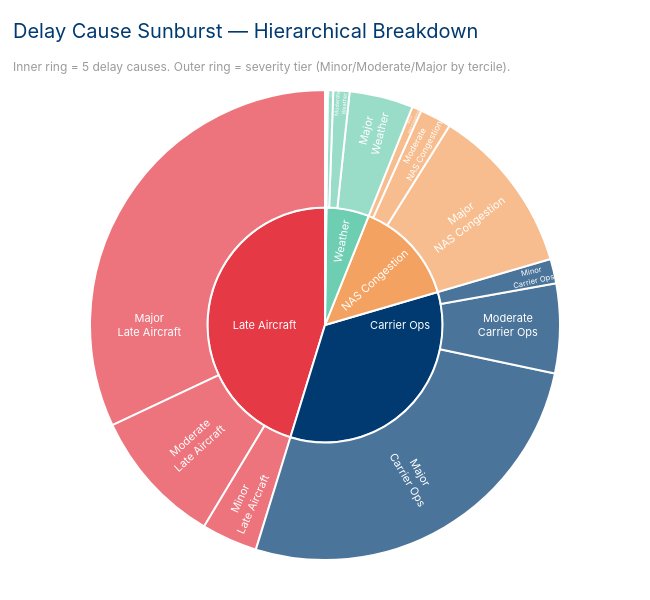

Notebook source saved alongside this figure:
### Markdown cell above
## Step 7: Delay cause breakdown

For flights that are delayed, the BTS dataset records the cause of delay in five
categories: Carrier, Weather, NAS (National Aviation System), Security, and Late Aircraft.
This breakdown helps us understand the root causes and relative importance of each factor.

### Code cell
cause_cols = ["CarrierDelay", "WeatherDelay", "NASDelay", "SecurityDelay", "LateAircraftDelay"]
cause_names = ["Carrier Ops", "Weather", "NAS Congestion", "Security", "Late Aircraft"]
cause_colors_map = {"Carrier Ops": NAVY, "Weather": TEAL, "NAS Congestion": AMBER,
                    "Security": "#7B2D8E", "Late Aircraft": CORAL}

delayed_df = df[df["DepDel15"] == 1]
cause_means = delayed_df[cause_cols].mean()

# Build sunburst WITHOUT a root — 5 causes at top level
labels, parents, values, colors_sb = [], [], [], []

# Level 1: causes (top level, parent="")
for name, col in zip(cause_names, cause_cols):
    labels.append(name)
    parents.append("")
    values.append(float(cause_means[col]))
    colors_sb.append(cause_colors_map[name])

# Level 2: severity tiers — parent values MUST equal sum of children
for name, col in zip(cause_names, cause_cols):
    data = delayed_df[delayed_df[col] > 0][col]
    if len(data) < 10:
        continue
    q33, q66 = data.quantile(0.33), data.quantile(0.66)
    total_min = float(cause_means[col])
    total_data = data.sum()
    if total_data <= 0:
        continue
    minor = (data[data <= q33].sum() / total_data) * total_min
    moderate = (data[(data > q33) & (data <= q66)].sum() / total_data) * total_min
    major = (data[data > q66].sum() / total_data) * total_min
    for sev, v in [("Minor", minor), ("Moderate", moderate), ("Major", major)]:
        labels.append(f"{sev}<br>{name}")
        parents.append(name)
        values.append(float(v))
        colors_sb.append(cause_colors_map[name])

fig = go.Figure(go.Sunburst(
    labels=labels, parents=parents, values=values,
    branchvalues="total",
    marker=dict(colors=colors_sb, line=dict(width=2, color="white")),
    textfont=dict(size=11, family="Inter", color="white"),
    hovertemplate="<b>%{label}</b><br>%{value:.2f} min<extra></extra>",
    insidetextorientation="radial",
    maxdepth=3,
    rotation=90,
))
fig.update_layout(
    title=dict(text="Delay Cause Sunburst — Hierarchical Breakdown",
               subtitle=dict(text="Inner ring = 5 delay causes. Outer ring = severity tier (Minor/Moderate/Major by tercile).",
                             font=dict(size=12, color=GRAY_MID))),
    height=600, width=650, margin=dict(t=90, b=40, l=40, r=40),
)
fig.show(config=CHART_CONFIG)

total = cause_means.sum()
print(f"\nDelay cause breakdown (mean minutes for delayed flights):")
for name, col in zip(cause_names, cause_cols):
    pct = cause_means[col] / total * 100
    print(f"  {name:25s}: {cause_means[col]:6.1f} min  ({pct:5.1f}%)")

### Figure 1 — Plotly figure (JSON) as saved in the notebook; plotly's stock layout.template omitted (floating-point values rounded to 4 significant figures)
{"data": [{"branchvalues": "total", "hovertemplate": "<b>%{label}</b><br>%{value:.2f} min<extra></extra>", "insidetextorientation": "radial", "labels": ["Carrier Ops", "Weather", "NAS Congestion", "Security", "Late Aircraft", "Minor<br>Carrier Ops", "Moderate<br>Carrier Ops", "Major<br>Carrier Ops", "Minor<br>Weather", "Moderate<br>Weather", "Major<br>Weather", "Minor<br>NAS Congestion", "Moderate<br>NAS Congestion", "Major<br>NAS Congestion", "Minor<br>Security", "Moderate<br>Security", "Major<br>Security", "Minor<br>Late Aircraft", "Moderate<br>Late Aircraft", "Major<br>Late Aircraft"], "marker": {"colors": ["#003A70", "#6ECEB2", "#F4A261", "#7B2D8E", "#E63946", "#003A70", "#003A70", "#003A70", "#6ECEB2", "#6ECEB2", "#6ECEB2", "#F4A261", "#F4A261", "#F4A261", "#7B2D8E", "#7B2D8E", "#7B2D8E", "#E63946", "#E63946", "#E63946"], "line": {"color": "white", "width": 2}}, "maxdepth": 3, "parents": ["", "", "", "", "", "Carrier Ops", "Carrier Ops", "Carrier Ops", "Weather", "Weather", "Weather", "NAS Congestion", "NAS Congestion", "NAS Congestion", "Security", "Security", "Security", "Late Aircraft", "Late Aircraft", "Late Aircraft"], "rotation": 90, "textfont": {"color": "white", "family": "Inter", "size": 11}, "type": "sunburst", "values": [20.67, 3.542, 8.692, 0.1153, 27.29, 1.013, 3.716, 15.95, 0.2251, 0.6707, 2.646, 0.3926, 1.308, 6.991, 0.01182, 0.02692, 0.07652, 2.324, 5.661, 19.3]}], "layout": {"height": 600, "margin": {"b": 40, "l": 40, "r": 40, "t": 90}, "title": {"subtitle": {"font": {"color": "#9B9B9B", "size": 12}, "text": "Inner ring = 5 delay causes. Outer ring = severity tier (Minor/Moderate/Major by tercile)."}, "text": "Delay Cause Sunburst — Hierarchical Breakdown"}, "width": 650}}
